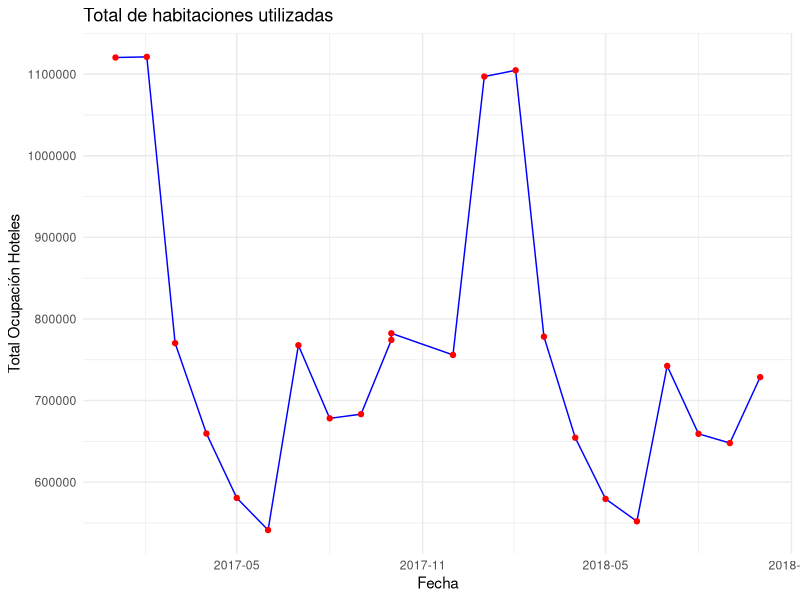
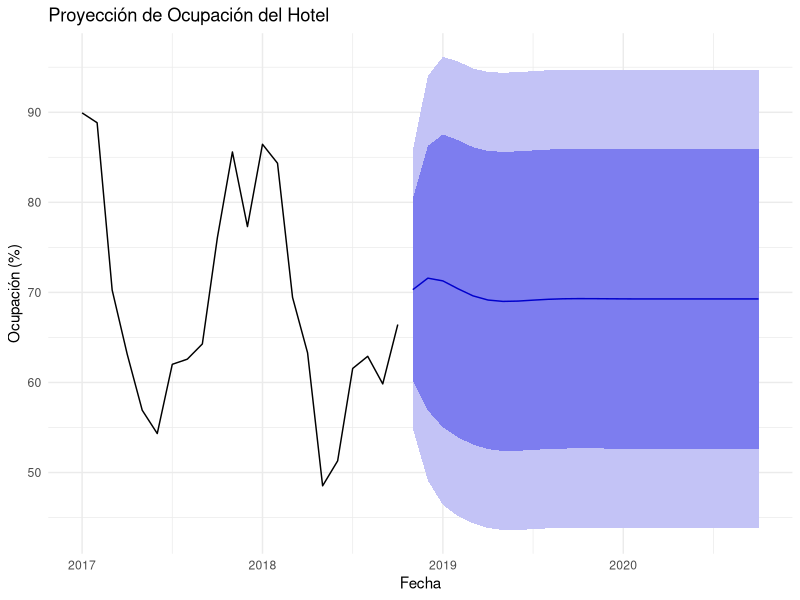
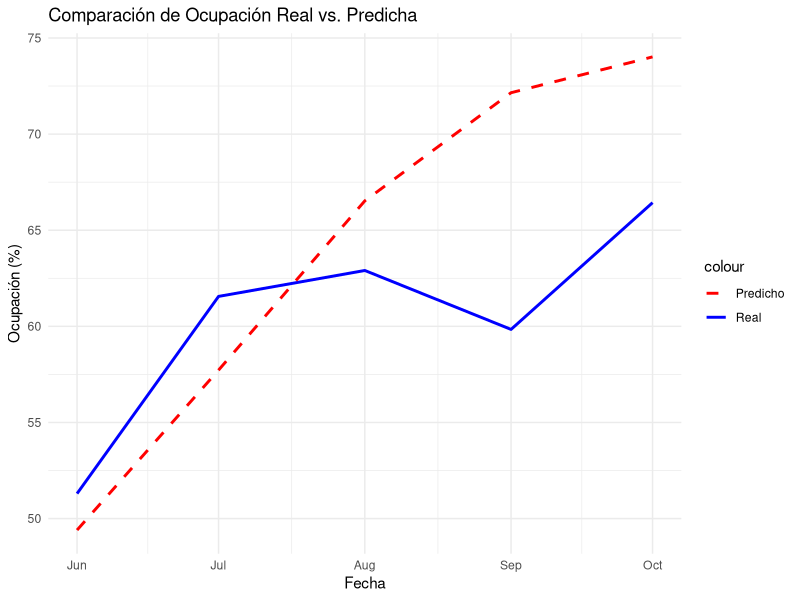

Write the R code that produced these figures, in order.
## ---- chunk 1
#| echo: false
library(stringr)
library(readxl)
library(dplyr)
library(ggplot2)
library(scales)
library(forecast)
## ---- chunk 2
data <- read_excel("history.xlsx")

head(data)
## ---- chunk 3
ocupacion <- data.frame(data)

ocupacion %>% select("CONSIDERED_DATE",
                           "NO_PERSONS",
                           "CF_OCCUPANCY",
                           "REAL_OCCUPANCY", 
                           "REVENUE",
                           "CF_AVERAGE_ROOM_RATE")
head(ocupacion)
## ---- chunk 4
ocupacion <- ocupacion %>%
  mutate(CONSIDERED_DATE = str_replace_all(
    CONSIDERED_DATE,
    c("JAN" = "01", "FEB" = "02", "MAR" = "03", 
      "APR" = "04", "MAY" = "05", "JUN" = "06", 
      "JUL" = "07", "AUG" = "08", "SEP" = "09", 
      "OCT" = "10", "NOV" = "11", "DEC" = "12")
  ))
ocupacion <- ocupacion %>%
  mutate(CONSIDERED_DATE = as.Date(paste0("20", str_sub(CONSIDERED_DATE, 1, 2), "-", str_sub(CONSIDERED_DATE, 4, 5), "-01"))) # Formato: YYYY-MM-DD

# Ordenar el DataFrame por la columna 'Fecha'
ocupacion <- ocupacion %>%
  arrange(CONSIDERED_DATE)
## ---- chunk 5
ocupacion_filtrada <- ocupacion %>%
  filter(CONSIDERED_DATE >= as.Date("2017-01-01") & CONSIDERED_DATE <= as.Date("2018-10-01"))
## ---- chunk 6
hotel <- ocupacion_filtrada %>%
  group_by(CONSIDERED_DATE) %>%
  summarize(
    ventas = sum(REVENUE, na.rm = TRUE), 
    pasajero_en_casa = sum(NO_PERSONS, na.rm = TRUE),
    prom_hab = mean(CF_AVERAGE_ROOM_RATE, na.rm = TRUE),
    ocupacion = mean(CF_OCCUPANCY, na.rm = TRUE),
    ocupacion_real = mean(REAL_OCCUPANCY, na.rm = TRUE),
    .groups = 'drop'  # Evita el agrupamiento adicional en el resultado
  )
hotel <- hotel %>%
  rename(Fecha = CONSIDERED_DATE)
head(hotel)
## ---- chunk 7
data2 <- read_excel("ine.xlsx")

head(data2)
## ---- chunk 8
industria <- data.frame(data2)

industria <- data2 %>%
  select(Fecha, `Total Llegadas`, `Total Pernoctación`)

ine <- industria %>% 
  group_by(Fecha) %>%
  summarize(
    total_llegadas = sum(`Total Llegadas`, na.rm = TRUE), 
    total_ocupacion_ind = sum(`Total Pernoctación`, na.rm = TRUE),
    .groups = 'drop'  # Evita el agrupamiento adicional en el resultado
  )
head(ine)
## ---- chunk 9

ine <- ine %>%
  mutate(Fecha = str_replace_all(
    Fecha,
    c("45582" = "17-10", "45583" = "18-10", "45613" = "17-10", 
      "45643" = "17-12")
  ))

ine <- ine %>%
  mutate(Fecha = as.Date(paste0("20", str_sub(Fecha, 1, 2), "-", str_sub(Fecha, 4, 5), "-01"))) # Formato: YYYY-MM-DD



# Ordenar el DataFrame por la columna 'Fecha'
ine <- ine %>%
  arrange(Fecha)

head(ine)
## ---- chunk 10
ipc <- read_excel("ipc.xlsx")


head(ipc)
## ---- chunk 11
ipc <- ipc %>%
  rename(Fecha = Periodo)%>%
  rename(ipc_ = `1.IPC`)

datos <- ine %>%
  left_join(hotel %>% select(Fecha, prom_hab, pasajero_en_casa), by = "Fecha")%>%
  left_join(ipc %>% select(Fecha, ipc_), by = "Fecha")

datos <- datos %>%
  mutate(
    temporada = case_when(
      format(Fecha, "%m") %in% c("12", "01", "02") ~ 1,  # Diciembre, enero, febrero (Temporada Alta)
      TRUE ~ 0  # El resto del año (Temporada Baja)
    )
  )
head(datos)
## ---- chunk 12
datos$Fecha <- as.Date(datos$Fecha)
ggplot(data = datos, aes(x = Fecha, y = total_ocupacion_ind)) +
  geom_line(color = "blue") +  # Línea azul
  geom_point(color = "red") +   # Puntos rojos en cada observación
  labs(title = "Total de habitaciones utilizadas",
       x = "Fecha",
       y = "Total Ocupación Hoteles") +
  scale_x_date(breaks = "6 months", labels = date_format("%Y-%m")) + 
  theme(axis.text.x = element_text(angle = 75, hjust = 1, size = 5)) +
  theme_minimal()
## ---- chunk 13
correlacion <- cor(datos[, -1])  # Excluyendo la columna Fecha
print(correlacion)
## ---- chunk 14
summary(select(datos, -Fecha))
## ---- chunk 15

estadistica <- lm( log(pasajero_en_casa) ~ log(total_ocupacion_ind) + factor(temporada) , data = datos)

summary(estadistica)

## ---- chunk 16
# Crear un objeto de serie temporal con los datos de ocupación del hotel, desde la informacion historica, con una freciancia de 12mese e iniciancdo el 01-2017

ts_ocupacion <- ts(hotel$ocupacion, frequency = 12, start = c(2017, 1))

# Ajustar un modelo ARIMA, que es unmodelo para estucturas temporales, como es el caso.  
modelo_arima <- auto.arima(ts_ocupacion)

# Hacer predicciones para los próximos 24 meses 
predicciones <- forecast(modelo_arima, h = 24)

# Graficar las predicciones, considernado intervalos de confianza del 80% y 90%
autoplot(predicciones) +
  labs(title = "Proyección de Ocupación del Hotel", 
       x = "Fecha", 
       y = "Ocupación (%)") +
  theme_minimal()
## ---- chunk 17
# Establecer el tamaño del conjunto de entrenamiento
n <- nrow(hotel)
train_size <- floor(0.8 * n)

# Crear conjuntos de entrenamiento y prueba
train_data <- hotel$ocupacion[1:train_size]
test_data <- hotel$ocupacion[(train_size + 1):n]

# Crear un objeto de serie temporal para el conjunto de entrenamiento
ts_train <- ts(train_data, frequency = 12, start = c(2017, 1))

# Ajustar el modelo ARIMA
modelo_arima <- auto.arima(ts_train)

# Hacer predicciones para el tamaño del conjunto de prueba
h <- length(test_data)  # Longitud del conjunto de prueba
predicciones <- forecast(modelo_arima, h = h)

# Calcular RMSE
rmse <- sqrt(mean((predicciones$mean - test_data)^2))
cat("RMSE:", rmse, "\n")

resultado <- data.frame(
  Fecha = hotel$Fecha[(train_size + 1):n],
  Real = test_data,
  Predicho = predicciones$mean
)


# Graficar
ggplot(resultado, aes(x = Fecha)) +
  geom_line(aes(y = Real, color = "Real"), size = 1) +
  geom_line(aes(y = Predicho, color = "Predicho"), size = 1, linetype = "dashed") +
  labs(title = "Comparación de Ocupación Real vs. Predicha",
       x = "Fecha",
       y = "Ocupación (%)") +
  scale_color_manual(values = c("Real" = "blue", "Predicho" = "red")) +
  theme_minimal()
